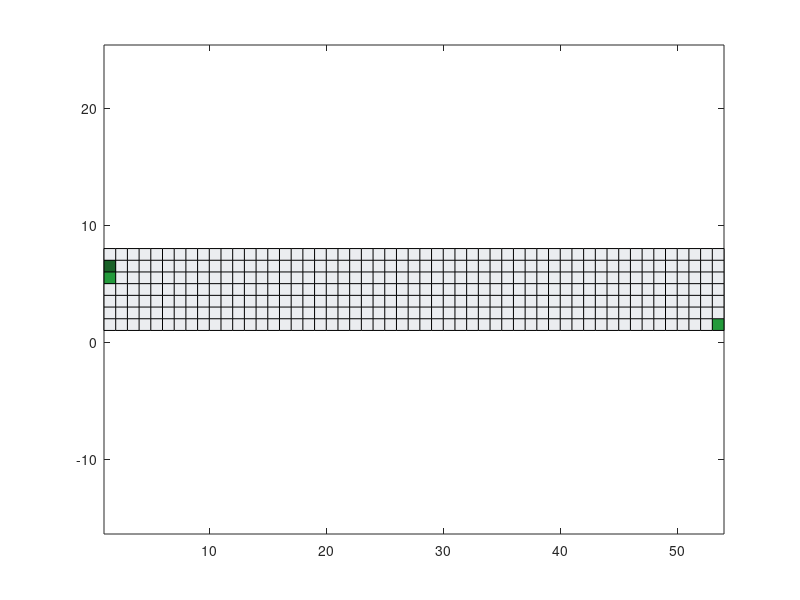

This chart was generated by the following MATLAB code: (Note: this script raises an error after producing the figure.)
% weekday: Sun: 1, Mon: 2, Tue: 3, Wed: 4, Thu: 5, Fri: 6, Sat: 7
% datestr
% http://www.360doc.com/content/14/1206/16/16363452_430844776.shtml

%% diagram init block %%
box_dimension = 10;  % px
box_margin  = 2;  % px
width_of_graph = 53 + 1;  % 53 weeks each year(52 weeks +1 or 2 days)
height_of_graph = 7 + 1;  % 7 days each week
graph = zeros(height_of_graph, width_of_graph);

% the official color map for github contributions.
% #ebedf0  % gray
% #c6e48b
% #7bc96f
% #239a3b
% #196127  % dark green
cmap = [
    235,237,240;
    198,228,139;
    123,201,111;
    35,154,59;
    25,97,39; ] ./ 255;

% alias for colors
gray = 0;
lime = 1;
light_green = 2;
green = 3;
dark_green = 4;

color_scale = 1;  % 1* commit as the color changes, should be ceil(max_commit_count / 4)


%% date init block %%
start_year = 2001;  % just need a year to start with
if start_year == 2000
    disp('this year is special on GitHub! both a leap year and jan 1st is a saturday.');
end
second_sunday = 1;  % initialize

start_date = datestr([start_year, 01, second_sunday, 12, 00, 00]);

if(weekday(start_date) == 1)
    second_sunday = second_sunday + 7;
else
    second_sunday = second_sunday + 8 - weekday(start_date);
end

% the safe region for drawing, might draw a border here.
start_date = datestr([start_year, 01, second_sunday, 12, 34, 00]);  % the second sunday of the year
end_date = datestr(datenum(start_date) + 356);  % Sat. 50 weeks later

% s = coord_to_date_str(start_date, 7 , 8)

%% draw block test
graph(4,1) = gray;
graph(5,1) = green;
graph(6,1) = dark_green;
graph(1,53) = green;
pcolor(graph);
colormap(cmap);
axis tight equal;
[x,y] = ginput(1);
close all;
x = floor(x); y = floor(y);  % got the input, overflow panduan
disp(coord_to_date_str(start_date, y , x))

